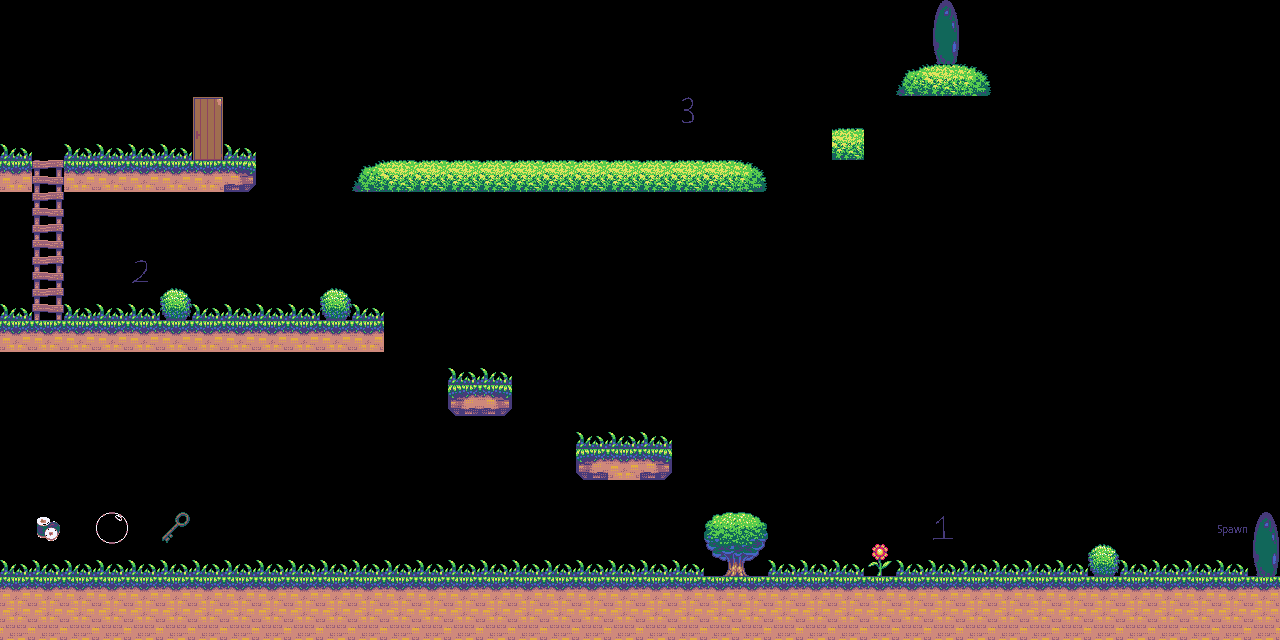

Tiled map render using the project's own tile images. Description and the whole map definition, tile-layer contents included, below:
An orthogonal 40x20 tile map with 32x32 px tiles, 1 tile layer (Tile Layer 1).

<map version="1.10" tiledversion="1.12.0" orientation="orthogonal" renderorder="right-down" width="40" height="20" tilewidth="32" tileheight="32" infinite="0" nextlayerid="2" nextobjectid="1">
 <editorsettings>
  <export target="map_0_1.json" format="json" />
 </editorsettings>
 <tileset firstgid="1" source="../images/tiles.tsx" />
 <layer id="1" name="Tile Layer 1" width="40" height="20">
  <data encoding="csv">
0,0,0,0,0,0,0,0,0,0,0,0,0,0,0,0,0,0,0,0,0,0,0,0,0,0,0,0,0,69,0,0,0,0,0,0,0,0,0,0,
0,0,0,0,0,0,0,0,0,0,0,0,0,0,0,0,0,0,0,0,0,0,0,0,0,0,0,0,0,77,0,0,0,0,0,0,0,0,0,0,
0,0,0,0,0,0,0,0,0,0,0,0,0,0,0,0,0,0,0,0,0,0,0,0,0,0,0,0,85,86,87,0,0,0,0,0,0,0,0,0,
0,0,0,0,0,0,68,0,0,0,0,0,0,0,0,0,0,0,0,0,0,117,124,0,0,0,0,126,0,0,0,0,0,0,0,0,0,0,0,0,
97,0,97,97,97,97,76,97,0,0,0,0,0,0,0,0,0,0,0,0,0,0,0,0,0,0,86,0,0,0,0,0,0,0,0,0,0,0,0,0,
37,67,36,37,36,36,36,39,0,0,0,85,86,86,86,86,86,86,86,86,86,86,86,87,127,125,0,0,0,0,0,0,0,0,0,0,0,0,0,0,
0,75,0,0,0,0,0,0,0,0,0,0,0,0,0,0,0,0,0,0,0,0,0,0,0,0,0,0,0,0,0,0,0,0,0,0,0,0,0,0,
0,75,0,125,125,0,0,0,0,0,0,0,0,0,0,0,0,0,0,0,0,0,0,0,0,0,0,0,0,0,0,0,0,0,0,0,0,0,0,0,
0,75,0,0,116,0,0,0,0,0,0,0,0,0,0,0,0,0,0,0,0,0,0,0,0,0,0,0,0,0,0,0,0,0,0,0,0,0,0,0,
97,75,97,97,97,98,97,97,97,97,98,97,0,0,0,0,0,0,0,0,0,0,0,0,0,0,0,0,0,0,0,0,0,0,0,0,0,0,0,0,
36,37,37,37,37,37,37,37,37,37,36,37,0,0,0,0,0,0,0,0,0,0,0,0,0,0,0,0,0,0,0,0,0,0,0,0,0,0,0,0,
0,0,0,0,0,0,0,0,0,0,0,0,0,0,97,97,0,0,0,0,0,0,0,0,0,0,0,0,0,0,0,0,0,0,0,0,0,0,0,0,
0,0,0,0,0,0,0,0,0,0,0,0,0,0,34,39,0,0,0,0,0,0,0,0,0,0,0,0,0,0,0,0,0,0,0,0,0,0,0,0,
0,0,0,0,0,0,0,0,0,0,0,0,0,0,0,0,0,0,97,97,97,0,0,0,0,0,0,0,0,0,0,0,0,0,0,0,0,0,0,0,
0,0,0,0,0,0,0,0,0,0,0,0,0,0,0,0,0,0,34,37,39,0,0,0,0,0,0,0,0,0,0,0,0,0,0,0,0,0,0,0,
0,0,0,0,0,0,0,0,0,0,0,0,0,0,0,0,0,123,123,123,0,0,0,0,0,0,0,0,0,0,0,0,0,0,0,0,0,0,0,0,
0,111,0,112,0,109,0,0,0,0,0,0,0,0,0,0,0,0,0,0,0,0,91,92,0,0,0,0,0,115,0,0,0,0,0,0,0,0,114,69,
97,97,97,97,97,97,97,97,97,97,97,97,97,97,97,97,97,97,97,97,97,97,99,100,97,97,97,105,97,97,97,97,97,97,98,97,97,97,97,77,
36,37,37,37,37,37,37,37,37,37,37,37,37,37,37,37,37,37,37,37,37,37,37,37,37,37,37,37,37,37,37,37,37,37,37,37,37,37,37,37,
44,44,44,44,44,44,44,44,44,44,44,44,44,44,44,44,44,44,44,44,44,44,44,44,44,44,44,44,44,44,44,44,44,44,44,44,44,44,44,45
</data>
 </layer>
</map>
